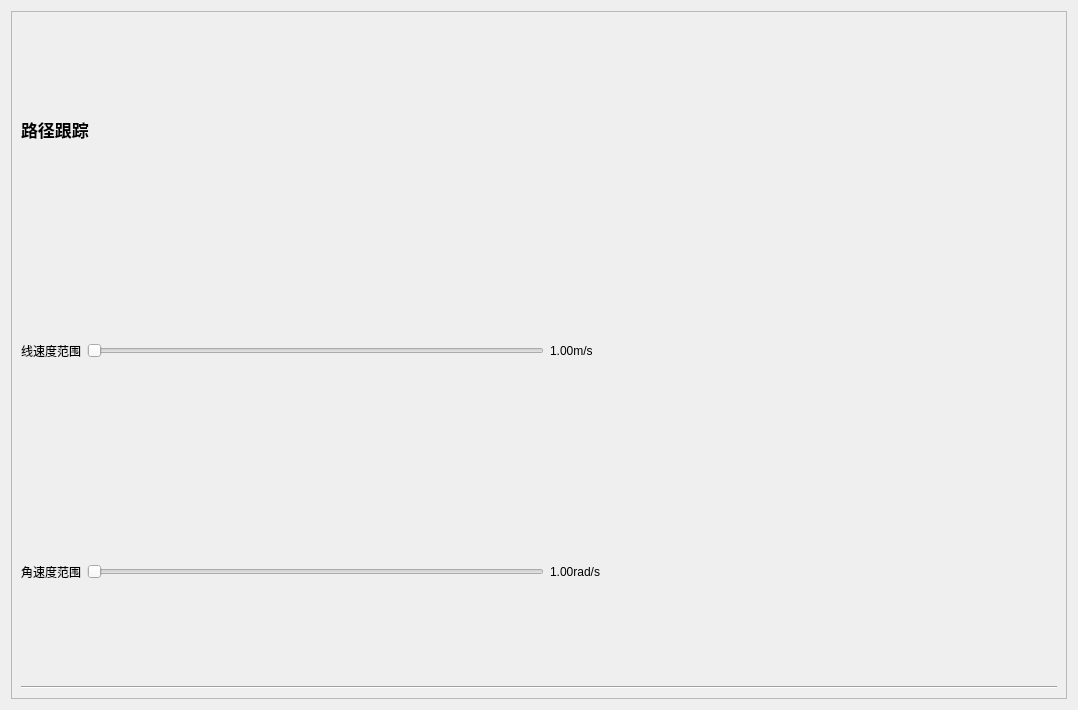
<?xml version="1.0" encoding="UTF-8"?>
<ui version="4.0">
 <class>Settings</class>
 <widget class="QWidget" name="Settings">
  <property name="geometry">
   <rect>
    <x>0</x>
    <y>0</y>
    <width>1078</width>
    <height>710</height>
   </rect>
  </property>
  <property name="windowTitle">
   <string>Form</string>
  </property>
  <layout class="QVBoxLayout" name="verticalLayout" stretch="0,0">
   <item>
    <widget class="QScrollArea" name="scrollArea">
     <property name="widgetResizable">
      <bool>true</bool>
     </property>
     <widget class="QWidget" name="scrollAreaWidgetContents">
      <property name="geometry">
       <rect>
        <x>0</x>
        <y>0</y>
        <width>1058</width>
        <height>682</height>
       </rect>
      </property>
      <layout class="QVBoxLayout" name="verticalLayout_3">
       <item>
        <layout class="QVBoxLayout" name="verticalLayout_2" stretch="0,0,0">
         <item>
          <widget class="QLabel" name="label">
           <property name="font">
            <font>
             <pointsize>13</pointsize>
             <weight>75</weight>
             <bold>true</bold>
            </font>
           </property>
           <property name="text">
            <string>路径跟踪</string>
           </property>
          </widget>
         </item>
         <item>
          <layout class="QHBoxLayout" name="horizontalLayout_6">
           <item>
            <widget class="QLabel" name="label_3">
             <property name="text">
              <string>线速度范围</string>
             </property>
            </widget>
           </item>
           <item>
            <widget class="QSlider" name="vel_slider">
             <property name="maximum">
              <number>100</number>
             </property>
             <property name="orientation">
              <enum>Qt::Horizontal</enum>
             </property>
            </widget>
           </item>
           <item>
            <widget class="QLabel" name="vel_label">
             <property name="text">
              <string>1.00m/s  </string>
             </property>
            </widget>
           </item>
           <item>
            <spacer name="horizontalSpacer_2">
             <property name="orientation">
              <enum>Qt::Horizontal</enum>
             </property>
             <property name="sizeHint" stdset="0">
              <size>
               <width>40</width>
               <height>20</height>
              </size>
             </property>
            </spacer>
           </item>
          </layout>
         </item>
         <item>
          <layout class="QHBoxLayout" name="horizontalLayout_5">
           <item>
            <widget class="QLabel" name="label_2">
             <property name="text">
              <string>角速度范围</string>
             </property>
            </widget>
           </item>
           <item>
            <widget class="QSlider" name="ang_silder">
             <property name="maximum">
              <number>100</number>
             </property>
             <property name="orientation">
              <enum>Qt::Horizontal</enum>
             </property>
            </widget>
           </item>
           <item>
            <widget class="QLabel" name="ang_label">
             <property name="text">
              <string>1.00rad/s</string>
             </property>
            </widget>
           </item>
           <item>
            <spacer name="horizontalSpacer_3">
             <property name="orientation">
              <enum>Qt::Horizontal</enum>
             </property>
             <property name="sizeHint" stdset="0">
              <size>
               <width>40</width>
               <height>20</height>
              </size>
             </property>
            </spacer>
           </item>
          </layout>
         </item>
        </layout>
       </item>
       <item>
        <widget class="Line" name="line">
         <property name="orientation">
          <enum>Qt::Horizontal</enum>
         </property>
        </widget>
       </item>
       <item>
        <layout class="QVBoxLayout" name="verticalLayout_4"/>
       </item>
       <item>
        <layout class="QHBoxLayout" name="horizontalLayout_3"/>
       </item>
      </layout>
     </widget>
    </widget>
   </item>
   <item>
    <layout class="QHBoxLayout" name="horizontalLayout"/>
   </item>
  </layout>
 </widget>
 <resources>
  <include location="../resources/images.qrc"/>
 </resources>
 <connections/>
</ui>
